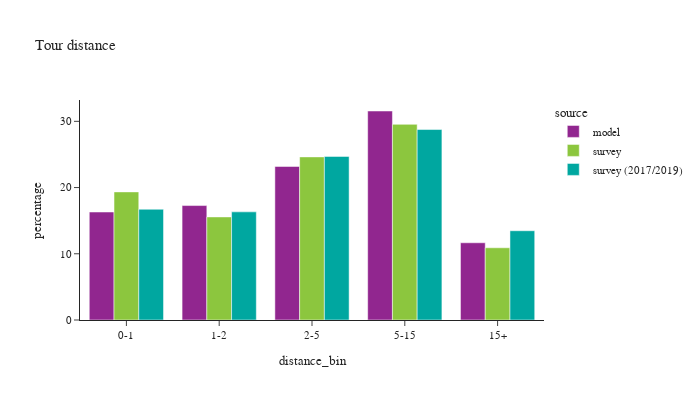

This figure's notebook cell:
### Code cell
def plot_bins(df:pd.DataFrame, filter=None, title_name=None):

    if filter is not None:
        df = df.loc[filter]
    df_plot = df.loc[(df['distance_bin'] != float('nan'))].groupby(['source','distance_bin'])['toexpfac'].sum().reset_index()

    df_plot['percentage'] = df_plot.groupby(['source'], group_keys=False)['toexpfac']. \
        apply(lambda x: 100 * x / float(x.sum()))

    df_plot_ct = df.loc[(df['distance_bin'] != float('nan'))].groupby(['source','distance_bin'])['toexpfac'].count().reset_index().rename(columns={'toexpfac':'sample count'})

    df_plot = df_plot.merge(df_plot_ct, on=['source','distance_bin'])

    if title_name:
        chart_title = "Tour distance by purpose: "+title_name
    else:
        chart_title = "Tour distance"

    fig = px.bar(df_plot, x="distance_bin", y="percentage", color="source",barmode="group",
                facet_col_wrap=2, hover_data=['sample count'],
                title=chart_title)
    fig.for_each_annotation(lambda a: a.update(text = a.text.split("=")[-1]))
    fig.update_layout(height=400, width=700, font=dict(size=11))
    fig.show()

plot_bins(tour)

### Figure 1 — Plotly figure (JSON) as saved in the notebook; plotly's stock layout.template omitted (floating-point values rounded to 4 significant figures)
{"data": [{"alignmentgroup": "True", "customdata": [[1041477], [1103864], [1481063], [2015936], [744977]], "hovertemplate": "source=model<br>distance_bin=%{x}<br>percentage=%{y}<br>sample count=%{customdata[0]}<extra></extra>", "legendgroup": "model", "marker": {"color": "#91268F", "pattern": {"shape": ""}}, "name": "model", "offsetgroup": "model", "orientation": "v", "showlegend": true, "textposition": "auto", "type": "bar", "x": ["0-1", "1-2", "2-5", "5-15", "15+"], "xaxis": "x", "y": [16.31, 17.28, 23.19, 31.56, 11.66], "yaxis": "y"}, {"alignmentgroup": "True", "customdata": [[2649], [1708], [2495], [2370], [896]], "hovertemplate": "source=survey<br>distance_bin=%{x}<br>percentage=%{y}<br>sample count=%{customdata[0]}<extra></extra>", "legendgroup": "survey", "marker": {"color": "#8CC63E", "pattern": {"shape": ""}}, "name": "survey", "offsetgroup": "survey", "orientation": "v", "showlegend": true, "textposition": "auto", "type": "bar", "x": ["0-1", "1-2", "2-5", "5-15", "15+"], "xaxis": "x", "y": [19.35, 15.57, 24.63, 29.55, 10.91], "yaxis": "y"}, {"alignmentgroup": "True", "customdata": [[6320], [4079], [5728], [5651], [1999]], "hovertemplate": "source=survey (2017/2019)<br>distance_bin=%{x}<br>percentage=%{y}<br>sample count=%{customdata[0]}<extra></extra>", "legendgroup": "survey (2017/2019)", "marker": {"color": "#00A7A0", "pattern": {"shape": ""}}, "name": "survey (2017/2019)", "offsetgroup": "survey (2017/2019)", "orientation": "v", "showlegend": true, "textposition": "auto", "type": "bar", "x": ["0-1", "1-2", "2-5", "5-15", "15+"], "xaxis": "x", "y": [16.72, 16.33, 24.7, 28.76, 13.48], "yaxis": "y"}], "layout": {"barmode": "group", "font": {"size": 11}, "height": 400, "legend": {"title": {"text": "source"}, "tracegroupgap": 0}, "title": {"text": "Tour distance"}, "width": 700, "xaxis": {"anchor": "y", "domain": [0.0, 1.0], "title": {"text": "distance_bin"}}, "yaxis": {"anchor": "x", "domain": [0.0, 1.0], "title": {"text": "percentage"}}}}
